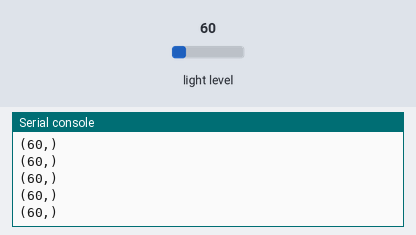
Simulated run of this program. Board: Circuit Playground running CircuitPython. Parts: the last lines printed to the serial console. The test bench sets the inputs (shaded band); at power-on: light level 60.

Above: at 1.2 s.
1.3 s: light level set to 6
At 1.31 s:
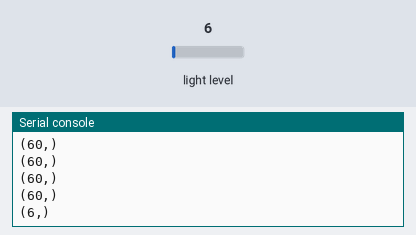
2.8 s: light level set to 80
At 2.81 s:
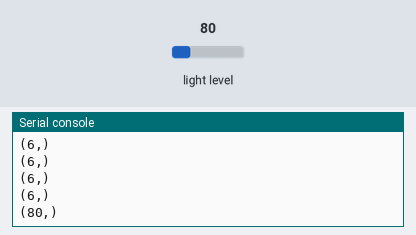
Timing chart, 0 to 5.8 s (numbered marks = the images above; inputs shaded):
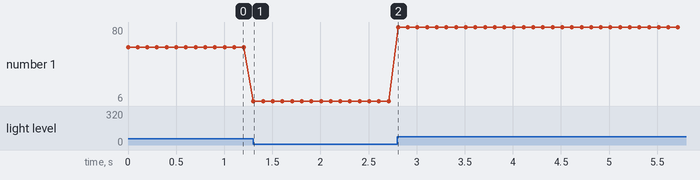

Measured:
- after the input at 1.3 s, the serial console: prints a new line at once (image 1)
- after the input at 2.8 s, the serial console: prints a new line at once (image 2)
- plotted number 1: 60 → 6 after the input at 1.3 s, 6 → 80 after the input at 2.8 s

The program:

code.py
```python
# Get the output of the light meter and print it in a format that can also be plotted.
# Click on the "Plot" button to show a graph of the light level over time.
# https://learn.adafruit.com/circuitpython-made-easy-on-circuit-playground-express/light

import time
from adafruit_circuitplayground import cp

while True:
    # To plot a value, you need a specific format, which in Python is called a tuple.
    # If you have just one value to plot, you need this weird double bracket-and-a-comma format.
    print((cp.light,))
    time.sleep(0.1)
```
